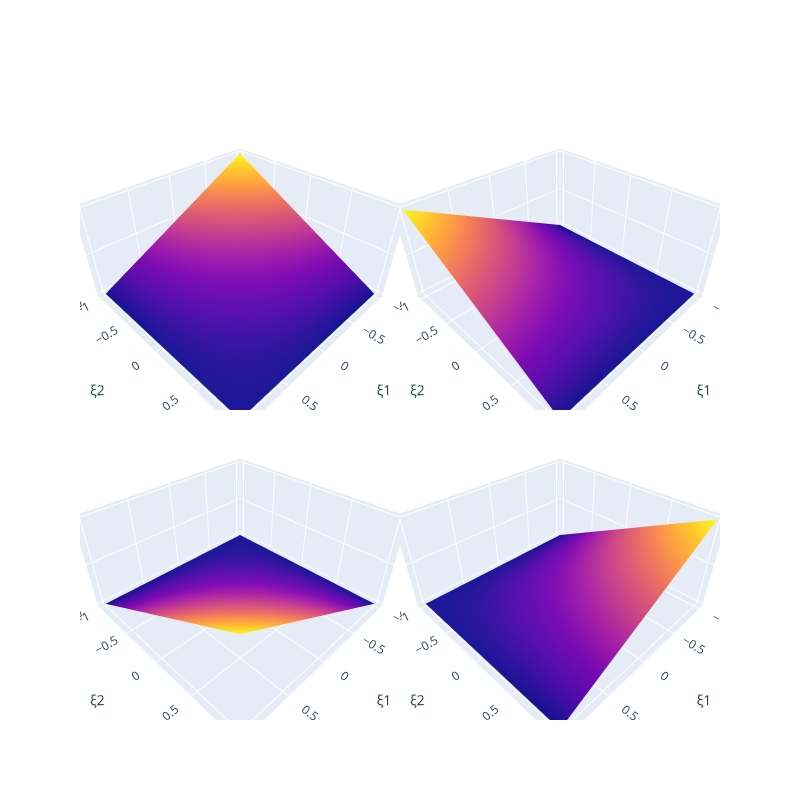

Notebook source saved alongside this figure:
### Markdown cell above
## Shape functions of a quadrilateral element

### Code cell
# Define a quadrilateral element
quad = Quad1()

# Define the domain
x1 = torch.linspace(-1, 1, steps=100)
x2 = torch.linspace(-1, 1, steps=100)
x = torch.stack(torch.meshgrid(x1, x2, indexing="xy"), dim=2)

# Plot the shape functions
fig = make_subplots(
    rows=2,
    cols=2,
    horizontal_spacing=0.0,
    vertical_spacing=0.0,
    specs=[
        [{"type": "surface"}, {"type": "surface"}],
        [{"type": "surface"}, {"type": "surface"}],
    ],
)
fig.add_trace(go.Surface(z=quad.N(x)[..., 0], x=x1, y=x2), row=1, col=1)
fig.add_trace(go.Surface(z=quad.N(x)[..., 1], x=x1, y=x2), row=1, col=2)
fig.add_trace(go.Surface(z=quad.N(x)[..., 2], x=x1, y=x2), row=2, col=1)
fig.add_trace(go.Surface(z=quad.N(x)[..., 3], x=x1, y=x2), row=2, col=2)
fig.update_traces(showscale=False)
fig.update_layout(autosize=False, width=800, height=800)
fig.update_scenes(
    xaxis_title_text="ξ1", yaxis_title_text="ξ2", zaxis_title_text="N(ξ,η)"
)
fig.show()
